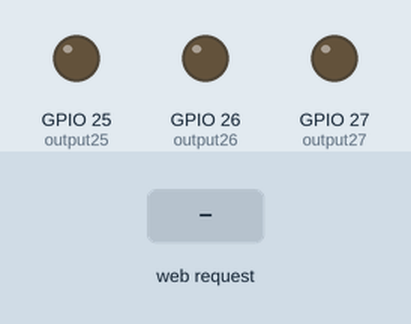
Recording of a sketch running on a simulated ESP32. Parts: output pins drawn as LEDs (lit = HIGH). The inputs (shaded band) are chosen by the test bench. WiFi joins after 1.5 s; servers stay silent unless stated; what the sketch prints to the serial monitor is not drawn.

Above: at 2.7 s.
2.8 s: HTTP request GET /26/on received
At 3.9 s:
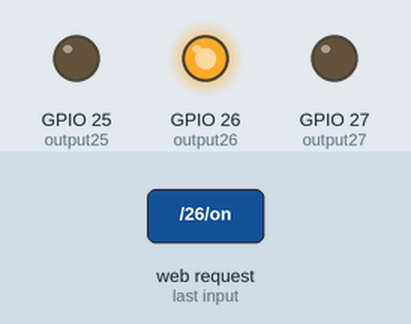
4.3 s: HTTP request GET /27/on received
At 5.1 s:
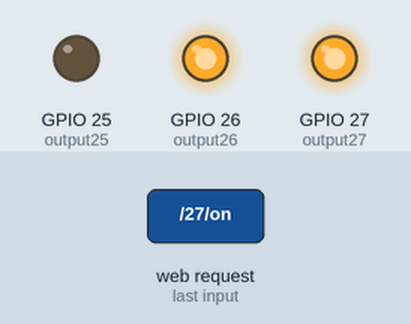
5.8 s: HTTP request GET /26/off received
At 6.2 s:
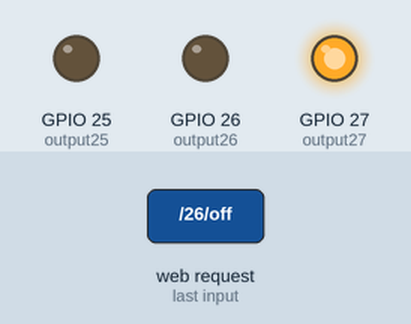
7.3 s: HTTP request GET /25/on received
At 8.5 s:
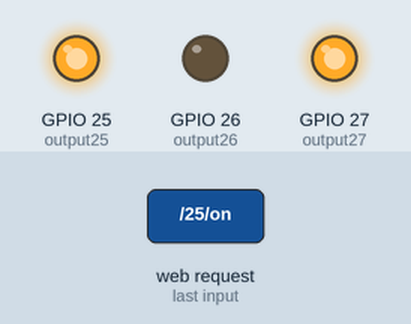
8.8 s: HTTP request GET /27/off received
At 9.7 s:
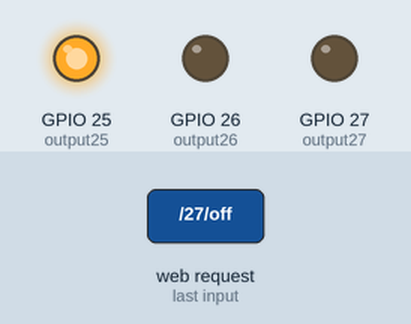
10.3 s: HTTP request GET /25/off received
At 10.9 s:
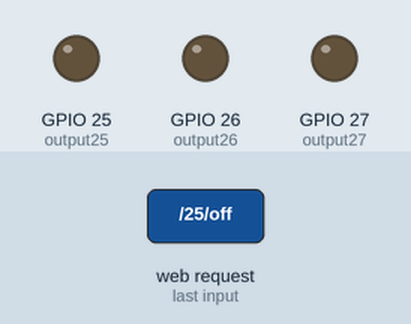
Timing chart, 0 to 12.8 s (numbered marks = the images above; inputs shaded):
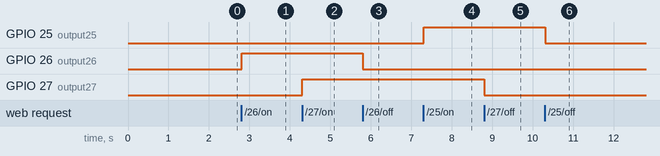

Measured:
- after the input at 2.8 s, GPIO 26 (output26): LOW → HIGH at once
- after the input at 4.3 s, GPIO 27 (output27): LOW → HIGH at once
- after the input at 5.8 s, GPIO 26 (output26): HIGH → LOW at once
- after the input at 7.3 s, GPIO 25 (output25): LOW → HIGH at once
- after the input at 8.8 s, GPIO 27 (output27): HIGH → LOW at once
- after the input at 10.3 s, GPIO 25 (output25): HIGH → LOW at once

The sketch:

iot_lab_1.ino
```cpp
// Load Wi-Fi library
#include <WiFi.h>

// Replace with your network credentials
const char* ssid = "AndroidAP";
const char* password = "axmn2268";

// Set web server port number to 80
WiFiServer server(80);

// Variable to store the HTTP request
String header;

// Auxiliary variables to store the current output state
String output26State = "off";
String output27State = "off";
String output25State = "off";

// Assign output variables to GPIO pins
const int output26 = 26;
const int output27 = 27;
const int output25 = 25;

// Current time
unsigned long currentTime = millis();
// Previous time
unsigned long previousTime = 0;
// Define timeout time in milliseconds (example: 2000ms = 2s)
const long timeoutTime = 2000;


void setup() {
  Serial.begin(115200);
  // Initialize the output variables as outputs
  pinMode(output26, OUTPUT);
  pinMode(output27, OUTPUT);
  pinMode(output25, OUTPUT);
  // Set outputs to LOW
  digitalWrite(output26, LOW);
  digitalWrite(output27, LOW);
  digitalWrite(output25, LOW);

  // Connect to Wi-Fi network with SSID and password
  Serial.print("Connecting to ");
  Serial.println(ssid);
  WiFi.begin(ssid, password);
  while (WiFi.status() != WL_CONNECTED) {
    delay(500);
    Serial.print(".");
  }
  // Print local IP address and start web server
  Serial.println("");
  Serial.println("WiFi connected.");
  Serial.println("IP address: ");
  Serial.println(WiFi.localIP());
  server.begin();
}

void loop(){
  WiFiClient client = server.available();   // Listen for incoming clients

  if (client) {                             // If a new client connects,
    currentTime = millis();
    previousTime = currentTime;
    Serial.println("New Client.");          // print a message out in the serial port
    String currentLine = "";                // make a String to hold incoming data from the client
    while (client.connected() && currentTime - previousTime <= timeoutTime) {  // loop while the client's connected
      currentTime = millis();
      if (client.available()) {             // if there's bytes to read from the client,
        char c = client.read();             // read a byte, then
        Serial.write(c);                    // print it out the serial monitor
        header += c;
        if (c == '\n') {                    // if the byte is a newline character
          // if the current line is blank, you got two newline characters in a row.
          // that's the end of the client HTTP request, so send a response:
          if (currentLine.length() == 0) {
            // HTTP headers always start with a response code (e.g. HTTP/1.1 200 OK)
            // and a content-type so the client knows what's coming, then a blank line:
            client.println("HTTP/1.1 200 OK");
            client.println("Content-type:text/html");
            client.println("Connection: close");
            client.println();

            // turns the GPIOs on and off
            if (header.indexOf("GET /26/on") >= 0) {
              Serial.println("GPIO 26 on");
              output26State = "on";
              digitalWrite(output26, HIGH);
            } else if (header.indexOf("GET /26/off") >= 0) {
              Serial.println("GPIO 26 off");
              output26State = "off";
              digitalWrite(output26, LOW);
            } else if (header.indexOf("GET /27/on") >= 0) {
              Serial.println("GPIO 27 on");
              output27State = "on";
              digitalWrite(output27, HIGH);
            } else if (header.indexOf("GET /27/off") >= 0) {
              Serial.println("GPIO 27 off");
              output27State = "off";
              digitalWrite(output27, LOW);
            } else if (header.indexOf("GET /25/on") >= 0) {
              Serial.println("GPIO 25 on");
              output25State = "on";
              digitalWrite(output25, HIGH);
            } else if (header.indexOf("GET /25/off") >= 0) {
              Serial.println("GPIO 25 off");
              output25State = "off";
              digitalWrite(output25, LOW);
            }

            // Display the HTML web page
            client.println("<!DOCTYPE html><html>");
            client.println("<head><meta name=\"viewport\" content=\"width=device-width, initial-scale=1\">");
            client.println("<link rel=\"icon\" href=\"data:,\">");
            // CSS to style the on/off buttons
            // Feel free to change the background-color and font-size attributes to fit your preferences
            client.println("<style>html { font-family: Helvetica; display: inline-block; margin: 0px auto; text-align: center;}");
            client.println(".button { background-color: #4CAF50; border: none; color: white; padding: 16px 40px;");
            client.println("text-decoration: none; font-size: 30px; margin: 2px; cursor: pointer;}");
            client.println(".button2 {background-color: #555555;}</style></head>");

            // Web Page Heading
            client.println("<body><h1>ESP32 Web Server</h1>");

            // Display current state, and ON/OFF buttons for GPIO 26
            client.println("<p>GPIO 26 - State " + output26State + "</p>");
            // If the output26State is off, it displays the ON button
            if (output26State=="off") {
              client.println("<p><a href=\"/26/on\"><button class=\"button\">ON</button></a></p>");
            } else {
              client.println("<p><a href=\"/26/off\"><button class=\"button button2\">OFF</button></a></p>");
            }

            // Display current state, and ON/OFF buttons for GPIO 27
            client.println("<p>GPIO 27 - State " + output27State + "</p>");
            // If the output27State is off, it displays the ON button
            if (output27State=="off") {
              client.println("<p><a href=\"/27/on\"><button class=\"button\">ON</button></a></p>");
            } else {
              client.println("<p><a href=\"/27/off\"><button class=\"button button2\">OFF</button></a></p>");
            }

            client.println("<p>GPIO 25 - State " + output25State + "</p>");
            // If the output25State is off, it displays the ON button
            if (output25State=="off") {
              client.println("<p><a href=\"/25/on\"><button class=\"button\">ON</button></a></p>");
            } else {
              client.println("<p><a href=\"/25/off\"><button class=\"button button2\">OFF</button></a></p>");
            }
            client.println("</body></html>");

            // The HTTP response ends with another blank line
            client.println();
            // Break out of the while loop
            break;
          } else { // if you got a newline, then clear currentLine
            currentLine = "";
          }
        } else if (c != '\r') {  // if you got anything else but a carriage return character,
          currentLine += c;      // add it to the end of the currentLine
        }
      }
    }
    // Clear the header variable
    header = "";
    // Close the connection
    client.stop();
    Serial.println("Client disconnected.");
    Serial.println("");
  }
}
```
